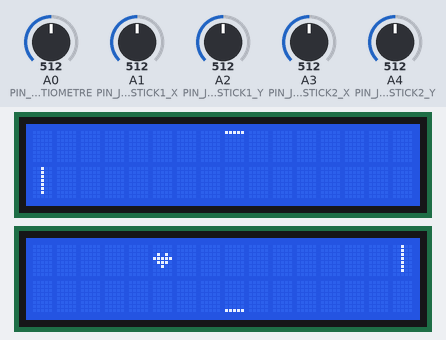
This program was run on a simulated Arduino Uno, built with avr-gcc and run on an emulated ATmega328P. Shown: 2 × 16×2 character LCD. Inputs (shaded band) come from the test bench; at power-on: A3 (PIN_JOYSTICK2_X) = 512, A2 (PIN_JOYSTICK1_Y) = 512, A0 (PIN_POTENTIOMETRE) = 512, A4 (PIN_JOYSTICK2_Y) = 512, A1 (PIN_JOYSTICK1_X) = 512. What the program prints to the serial monitor is not drawn.

Above: at 1.3 s.
1.4 s: A3 (PIN_JOYSTICK2_X) set to 992
At 1.93 s:
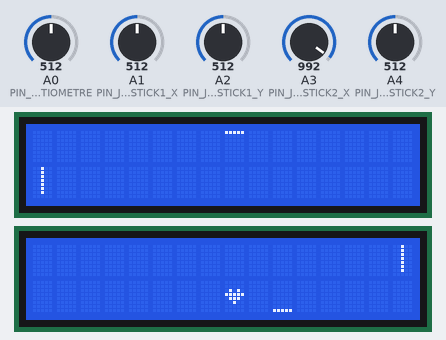
At 3.21 s:
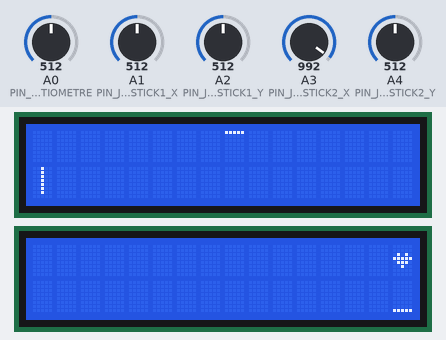
3.9 s: A2 (PIN_JOYSTICK1_Y) set to 596
6.9 s: A2 (PIN_JOYSTICK1_Y) set to 608
At 7.59 s:
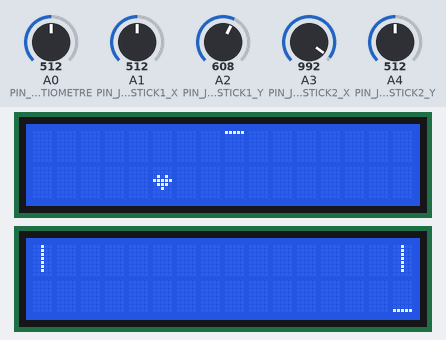
9.6 s: A0 (PIN_POTENTIOMETRE) set to 30
At 12.4 s:
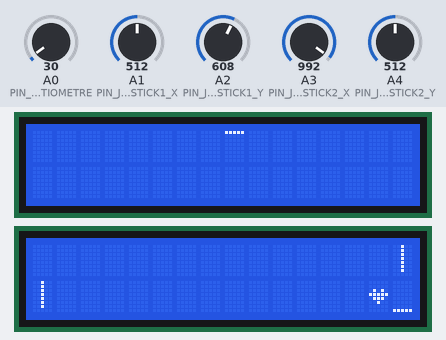
12.6 s: A4 (PIN_JOYSTICK2_Y) set to 597
15.6 s: A4 (PIN_JOYSTICK2_Y) set to 623
Timing chart, 0 to 18.6 s (numbered marks = the images above; inputs shaded):
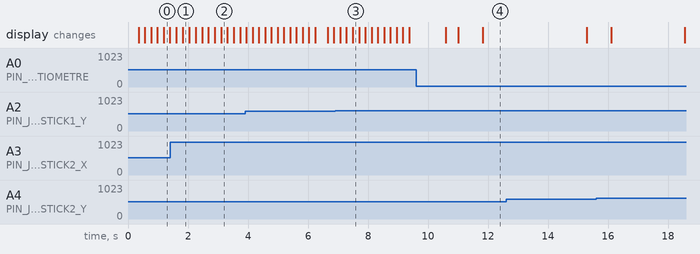

Measured:
- the behaviour switches between 607 and 608 on A2 (PIN_JOYSTICK1_Y) (found by bisection; images 2 and 3)
- after the input at 9.6 s, the display: first changes after 1.0 s (image 4 shows a later state)

The program:

main.cpp
```cpp
#include <Arduino.h>
#include  <LiquidCrystal.h>

const int rs = 10, e1 = 12, e2 = 11, d0 = 9, d1 = 8, d2 = 7, d3 = 6, d4 = 5, d5 = 4, d6 = 3, d7 = 2;
LiquidCrystal lcd1(rs, e1, d0, d1, d2, d3, d4, d5, d6, d7);
LiquidCrystal lcd2(rs, e2, d0, d1, d2, d3, d4, d5, d6, d7);
byte heart[8] = {
	B00000,
	B00000,
	B01010,
	B11111,
	B01110,
	B00100,
	B00000,
	B00000,
};
byte topBar[8] = {
	B11111,
	B00000,
	B00000,
	B00000,
	B00000,
	B00000,
	B00000,
	B00000,
};
byte bottomBar[8] = {
	B00000,
	B00000,
	B00000,
	B00000,
	B00000,
	B00000,
	B00000,
	B11111,
};
byte coin1TopBar[8] = {
	B00111,
	B00100,
	B00100,
	B00100,
	B00100,
	B00100,
	B00100,
	B00100,
};
byte coin2TopBar[8] = {
	B11100,
	B00100,
	B00100,
	B00100,
	B00100,
	B00100,
	B00100,
	B00100,
};
byte coin1BottomBar[8] = {
	B00100,
	B00100,
	B00100,
	B00100,
	B00100,
	B00100,
	B00100,
	B00111,
};
byte coin2BottomBar[8] = {
	B00100,
	B00100,
	B00100,
	B00100,
	B00100,
	B00100,
	B00100,
	B11100,
};
const float EFFET_FACTOR = 2;
const byte PIN_POTENTIOMETRE = A0;
const byte PIN_JOYSTICK1_X = A1;
const byte PIN_JOYSTICK1_Y = A2;
const byte PIN_JOYSTICK2_X = A3;
const byte PIN_JOYSTICK2_Y = A4;
// posX = position du coeur sur X et posY = position du coeur sur Y
float posX = 0;
float posY = 0;
float vitesseX = 1;
float vitesseY = 0.39;
long oldMillis;
int deltaMillis;
long counter = 0;
float vitesse;
// vX = vitesse en x et vY = vitesse en Y et x = position sur la ligne et y = position sur la colonne
struct Raquettes {
	float x, y, vX, vY;
	byte pinX, pinY;
	int row, column; // row = ligne de déplacement (x) et column = ligne de déplacement (y)
	float scalVX,scalVY; // row = ligne de déplacement (x) et column = ligne de déplacement (y)
};

Raquettes joueur1 = {8,1,0,0,PIN_JOYSTICK1_X, PIN_JOYSTICK1_Y,0,0, 0.005, 0.0025};
Raquettes joueur2 = {8,2,0,0,PIN_JOYSTICK2_X, PIN_JOYSTICK2_Y,3,15, 0.005, 0.0025};
void writeLcds(int posX, int posY, byte data ){
	if (posY < 2) {
		lcd1.setCursor(posX, posY);
		lcd1.write(data);
	} else {
		lcd2.setCursor(posX, posY - 2);
		lcd2.write(data);
	}

}

float convertValueJoystisk (int value){

	if (value < 25) {
		return -1;

	} else if (value < 475) {
		return (value-475)/450.;

	} else if (value < 550) {
		return 0;

	}else if (value < 1000) {
		return (value-550)/450.;

	}else if (value < 1024) {
		return 1;
	}
}

void refresh(){
	lcd1.clear();
	lcd2.clear();
	writeLcds(joueur1.x, joueur1.row, byte(1));
	writeLcds(joueur1.column, joueur1.y, byte(0x7C));
	writeLcds(joueur2.x, joueur2.row, byte(1));
	writeLcds(joueur2.column, joueur2.y, byte(0x7C));
	writeLcds(posX, posY, byte(0));

	if (joueur1.x < 1 && joueur1.y < 1){
		writeLcds(0, 0, byte(2));
	}
	if (joueur1.x >= 15 && joueur2.y < 1) {
		writeLcds(15, 0, byte(3));
	}
	if (joueur2.x >= 15 && joueur2.y >= 3) {
		writeLcds(15, 3, byte(3));
	}
	if (joueur2.x < 1 && joueur1.y >= 3) {
		writeLcds(0, 3, byte(2));
	}
}

void dplJoystick(Raquettes &joueur){
	float valeurX = convertValueJoystisk(analogRead(joueur.pinX));
	float valeurY = convertValueJoystisk(analogRead(joueur.pinY));

	joueur.vX = valeurX * joueur.scalVX;
	joueur.vY = valeurY * joueur.scalVY;

	int oldPosX = joueur.x;
	int newPosX;
	int oldPosY = joueur.y;
	int newPosY;

	joueur.x += deltaMillis * joueur.vX;
	joueur.y += deltaMillis * joueur.vY;

	if (joueur.x < 0) {
		joueur.x = 0;
	} else if(joueur.x >= 16) {
		joueur.x = 15.99;
	}

	if (joueur.y < 0) {
		joueur.y = 0;
	} else if (joueur.y >= 4) {
		joueur.y = 3.99;
	}

	newPosY = joueur.y;
	newPosX = joueur.x;


	if (newPosX != oldPosX || newPosY != oldPosY ) {
		refresh();
	}
}
void testJ1() {
	float valeurX1 = -convertValueJoystisk(analogRead(PIN_JOYSTICK1_X));
	float valeurY1 = convertValueJoystisk(analogRead(PIN_JOYSTICK1_Y));


	lcd2.home();
	lcd2.print("X: ");
	lcd2.print(valeurX1);
	lcd2.print("   ");

	lcd2.setCursor(0,1);
	lcd2.print("Y: ");
	lcd2.print(valeurY1);
	lcd2.print("   ");


}
void testJ2() {
	float valeurX2 = convertValueJoystisk(analogRead(PIN_JOYSTICK2_X));
	float valeurY2 = -convertValueJoystisk(analogRead(PIN_JOYSTICK2_Y));

	lcd2.setCursor(9,0);
	lcd2.print("X: ");
	lcd2.print(valeurX2);
	lcd2.print("   ");

	lcd2.setCursor(9,1);
	lcd2.print("Y: ");
	lcd2.print(valeurY2);
	lcd2.print("   ");

}

float randFactor(float maxF){
	/*int r = random(-64,64);
	if(r<0) {
		return .6/(((0.-r)/64)*maxF/2+1);
	}else{
		return .6*((((r+1.)/64)*maxF/2)+1);
	}*/
	return 1;
}

void updateV(){
	vitesse = analogRead(PIN_POTENTIOMETRE);
	vitesse /= 100000;
}


//deplacementBalle = methode pour le déplacement de la balle
void deplacementBalle(){

	int oldPosX = posX;
	int newPosX;

	int oldPosY = posY;
	int newPosY;

	posX += deltaMillis * vitesse * vitesseX;
	posY += deltaMillis * vitesse * vitesseY;

	if(posX <= 0) {
		float effet = randFactor(EFFET_FACTOR);
		vitesseX *= -effet;
		vitesseY /= effet;
		posX = -posX;
	}
	else if (posX >= 16) {
		float effet = randFactor(EFFET_FACTOR);
		vitesseX *= -effet;
		vitesseY /= effet;
		posX = 32 - posX;       // posY- 16 = surplus ; 16 - surplus <=> 16 - (posY - 16) = 16 - posY + 16 = 32 - posY
	}

	if(posY <= 0) {
		float effet = randFactor(EFFET_FACTOR);
		vitesseX /= effet;
		vitesseY *= -effet;
		posY = -posY;
	}
	else if (posY >= 4) {
		float effet = randFactor(EFFET_FACTOR);
		vitesseX /= effet;
		vitesseY *= -effet;
		posY = 8 - posY;        // posY- 4 = surplus ; 4 - surplus <=> 4 - (posY - 4) = 4 - posY + 4 = 8 - posY
	}
	newPosY = posY;
	newPosX = posX;

	if (newPosX != oldPosX || newPosY != oldPosY) {
		refresh();
	}
}

void fps (){

	counter++;

	if((counter & 127) == 127) {
		long fps = counter * 1000 / millis();
		lcd1.home();
		lcd1.print(fps);
		lcd1.print(" fps ");
	}
}

void setup() {
	lcd1.createChar(0, heart);
	lcd2.createChar(0, heart);
	lcd1.createChar(1, topBar);
	lcd2.createChar(1, bottomBar);
	lcd1.createChar(2, coin1TopBar);
	lcd1.createChar(3, coin2TopBar);
	lcd2.createChar(2, coin1BottomBar);
	lcd2.createChar(3, coin2BottomBar);
	lcd1.begin(16, 2);
	lcd2.begin(16, 2);
	oldMillis = millis();
	Serial.begin(9600);
	refresh();

}
void debugBalle(){
	Serial.print("debugBalle 	");
	Serial.print(posX);
	Serial.print(" 	");
	Serial.print(posY);
	Serial.print(" 	");
	Serial.print(vitesse);
	Serial.print(" 	");
	Serial.print(vitesseX);
	Serial.print(" 	");
	Serial.print(vitesseY);
	Serial.print(" 	");
	Serial.println(analogRead(A0));
}
void debug(){
	debugBalle();
	delay(200);
}
void loop() {
	long newMillis = millis();
	deltaMillis = newMillis - oldMillis;
	// START LOOP
	updateV();
	deplacementBalle();
	dplJoystick(joueur1);
	dplJoystick(joueur2);
	debug();
	// END LOOP
	oldMillis = newMillis;

	//fps();


}
```
